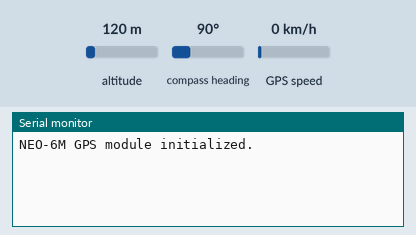
A sketch run on a simulated ESP32. Shown: the last lines printed to the serial monitor. The test bench sets the inputs (shaded band); at power-on: altitude 120 m, GPS speed 0 km/h, compass heading 90°. The GPS gets a fix after 3 s at 37.7749, -122.4194 with 8 satellites.

Above: at 1.2 s.
1.3 s: altitude set to 20 m
At 4.4 s:
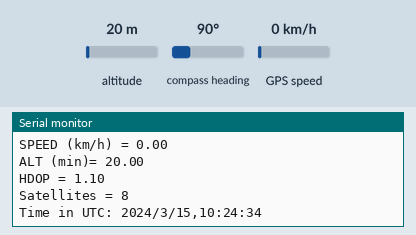
5.5 s: GPS speed set to 2 km/h
At 6.8 s:
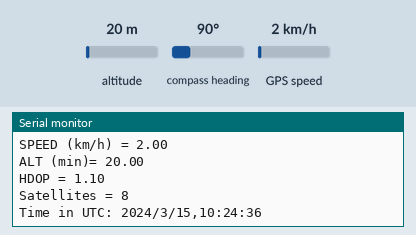
7.0 s: altitude set to 250 m
At 8.6 s:
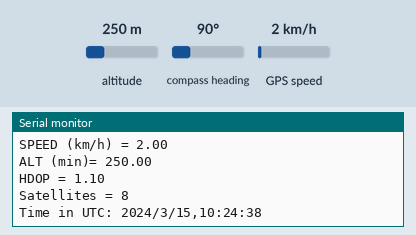
Timing chart, 0 to 10.1 s (numbered marks = the images above; inputs shaded):
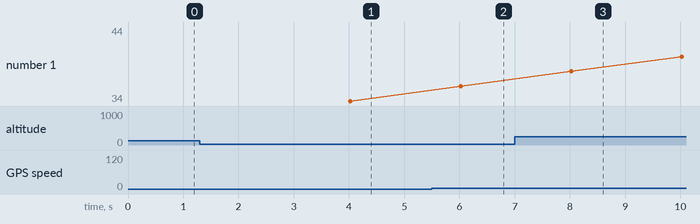

The sketch:

gps_neo6m.ino
```cpp
#include <TinyGPS++.h>
#include <HardwareSerial.h>

#define GPS_TX 3
#define GPS_RX 4

// The TinyGPS++ object
TinyGPSPlus gps;

// Define the serial port for GPS communication (UART2)
HardwareSerial gpsSerial(2);

void setup() {
  Serial.begin(115200); // Start serial communication for debugging
  gpsSerial.begin(9600, SERIAL_8N1, GPS_RX, GPS_TX); // Initialize UART

  Serial.println("NEO-6M GPS module initialized.");
}

void loop() {
  // This sketch displays information every time a new sentence is correctly encoded.
  unsigned long start = millis();

  while (millis() - start < 1000) {
    while (gpsSerial.available() > 0) {
      gps.encode(gpsSerial.read());
    }
    if (gps.location.isUpdated()) {
      Serial.print("LAT: ");
      Serial.println(gps.location.lat(), 6);
      Serial.print("LONG: ");
      Serial.println(gps.location.lng(), 6);
      Serial.print("SPEED (km/h) = ");
      Serial.println(gps.speed.kmph());
      Serial.print("ALT (min)= ");
      Serial.println(gps.altitude.meters());
      Serial.print("HDOP = ");
      Serial.println(gps.hdop.value() / 100.0);
      Serial.print("Satellites = ");
      Serial.println(gps.satellites.value());
      Serial.print("Time in UTC: ");
      Serial.println(String(gps.date.year()) + "/" + String(gps.date.month()) + "/" + String(gps.date.day()) + "," + String(gps.time.hour()) + ":" + String(gps.time.minute()) + ":" + String(gps.time.second()));
      Serial.println("");
    }
  }
  delay(1000); // Wait for 1 second before reading again
}
```

Measured:
- after the input at 1.3 s, the serial monitor: prints a new line after 2.7 s (image 1)
- after the input at 5.5 s, the serial monitor: prints a new line after 0.52 s (image 2)
- after the input at 7.0 s, the serial monitor: prints a new line after 1.0 s (image 3)
